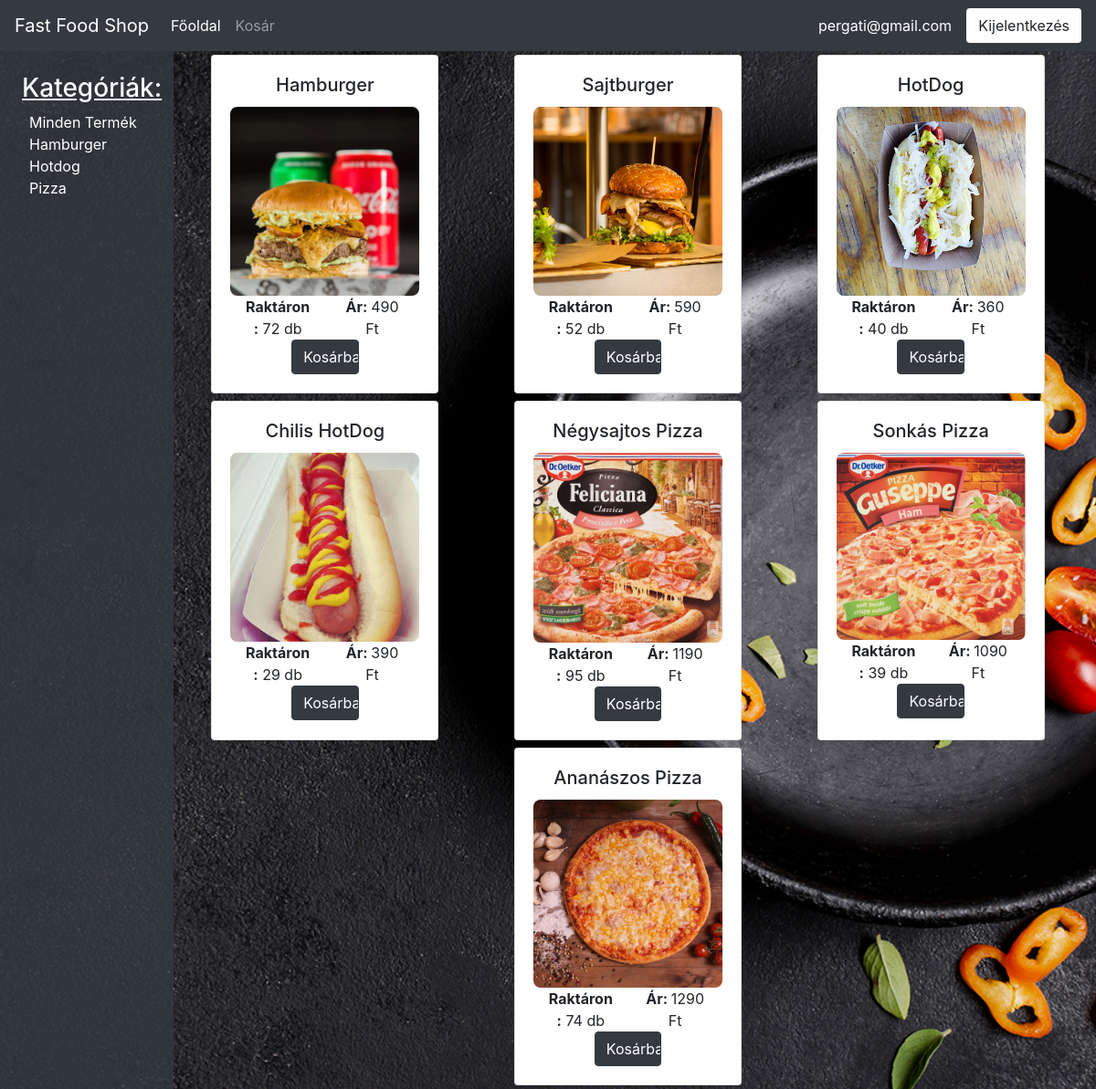
Screenshot of /home.php (signed in) with the database file from the repository.
### tables this page shows
CREATE TABLE `category` (
  `id` int(11) NOT NULL,
  `name` varchar(255) NOT NULL
);

CREATE TABLE `products` (
  `id` int(11) NOT NULL,
  `cat_id` int(11) NOT NULL,
  `name` varchar(255) NOT NULL,
  `price` int(11) NOT NULL,
  `image` varchar(255) NOT NULL,
  `db` int(11) NOT NULL
);

### classes/Database.php (called while the page is built)
<?php
class Database
{
	public static function getConnection($host,$dbname,$user,$password) {
		return new PDO('mysql:host='.$host.";dbname=".$dbname,$user,$password);
	}
}
?>

### classes/CategoryService.php (called while the page is built)
<?php
require_once 'SQL.php';
class CategoryService
{
	private $sql;
	function __construct(){
		$this->sql = new SQL();
	}
    public function getCategories(){
        return $this->sql->getCategories();
    }
}
?>

### classes/SQL.php (called while the page is built, shortened)
<?php
require 'Database.php';
class SQL
{
	private $con;
	function __construct()
	{
		$this->con = Database::getConnection("localhost","etterem","root","");
	}
	public function getProducts() {
		return $this->con->query("SELECT * FROM products");
	}
	public function getCategories(){
		return $this->con->query("SELECT * FROM category");
	}
}
?>

### classes/ProductService.php (called while the page is built, shortened)
<?php
require_once 'SQL.php';
class ProductService
{
	private $sql;
	function __construct(){
		$this->sql = new SQL();
	}
	public function getProducts() {
		return $this->sql->getProducts();
	}
}
?>

### home.php (the view, shortened to what this page needs)
 <?php
require 'classes/CategoryService.php';
require 'classes/ProductService.php';
$productService = new ProductService();
$categoryService = new CategoryService();
?>
<!DOCTYPE html>
<html>
<head>
	<link rel="stylesheet" href="https://stackpath.bootstrapcdn.com/bootstrap/4.5.0/css/bootstrap.min.css">
  <link rel="stylesheet" href="css/style.css">
</head>
<body class="vh-100">
<nav class="navbar navbar-expand-lg navbar-dark bg-dark">
  <a class="navbar-brand" href="home.php">Fast Food Shop</a>
    <div class="collapse navbar-collapse" id="navbarNav">
    <ul class="navbar-nav container-fluid">
      <li class="nav-item active">
        <a class="nav-link" href="home.php">Főoldal <span class="sr-only">(current)</span></a>
      </li>
      <li>
        <a class="nav-link" href="cart.php">Kosár</a>
      </li>
      <div class="ml-auto row">
      	<div class="my-auto mr-3 text-center text-white" ><?php echo $_SESSION['username'];?></div>
      	<form method="POST" action="" class="form-inline ">
        	<input type="submit" name="logout" value="Kijelentkezés" class="btn bg-white">
        </form>
      </div>
    </ul>
  </div>
</nav>
  <div class="row bg2">
    <div class="col-2 text-light opacity">
     <div class="m-4">
     <h3><u>Kategóriák:</u></h3>
      <ul>
      <li> <a href="home.php">Minden Termék</a></li>
        <?php
        foreach ($categoryService->getCategories() as $row ){
          echo '<li> <a href="home.php?category='.$row['id'].'">'.$row['name'].'</a></li>';
        }
        ?>
      </ul>
     </div>
    </div>
    <div class="col-10 row justify-content-around">
     <?php
    if (isset($_GET['category'])){
      $catId = $_GET['category'];
      $products = $productService->getProductsByCatId($catId);
    } else {
        $products = $productService->getProducts();
    }
      foreach ($products as $row) {?>
        <div class="card col-3 my-1 mx-2">
          <div class="card-body">
            <h5 class="card-title text-center"><?php echo $row['name'];?></h5>
            <div class="card-text text-center row ">
                <img class="img-fluid m-auto" height="300" width="300" src="<?php echo $row['image'];?>" />
                <span class="d-block col-6 "><b>Raktáron:</b> <?php echo $row['db'];?> db</span>
                <span class="d-block col-6 "><b> Ár: </b><?php echo $row['price']?> Ft</span>
                <?php if($row['db'] > 0) {?>
                <form method="POST" action="" class="form-group col-6 m-auto ">
                  <input class="btn btn-block btn-dark" type="submit" name="add" value="Kosárba">
                </form>
              <?php } else { ?>
                <button class="btn btn-block btn-dark disabled" disabled type="button">Kosárba</button>
              <?php } ?>
            </div>
          </div>
        </div>
      <?php
        }
      ?>
    </div>
  </div>
</body>
</html>

### css/style.css (style rules this page uses)
.bg2 { background-image: url("../img/bg2.jpg"); background-attachment: fixed; background-position: center; background-size: cover; }
ul { list-style: none; padding-left: 8px; }
li a { color:white; text-decoration: none; }
.opacity { background-color:rgba(52, 58, 64, .8) ; }
img { border-radius: 8px; }

### rows the page displays
category: name "Hamburger"
category: name "Hotdog"
category: name "Pizza"
products: name "Hamburger", image (picture), db "72", price "490"
products: name "Sajtburger", image (picture), db "52", price "590"
products: name "HotDog", image (picture), db "40", price "360"
products: name "Chilis HotDog", image (picture), db "29", price "390"
products: name "Négysajtos Pizza", image (picture), db "95", price "1190"
products: name "Sonkás Pizza", image (picture), db "39", price "1090"
products: name "Ananászos Pizza", image (picture), db "74", price "1290"

### other values shown
$_SESSION['username'] "pergati@gmail.com"
